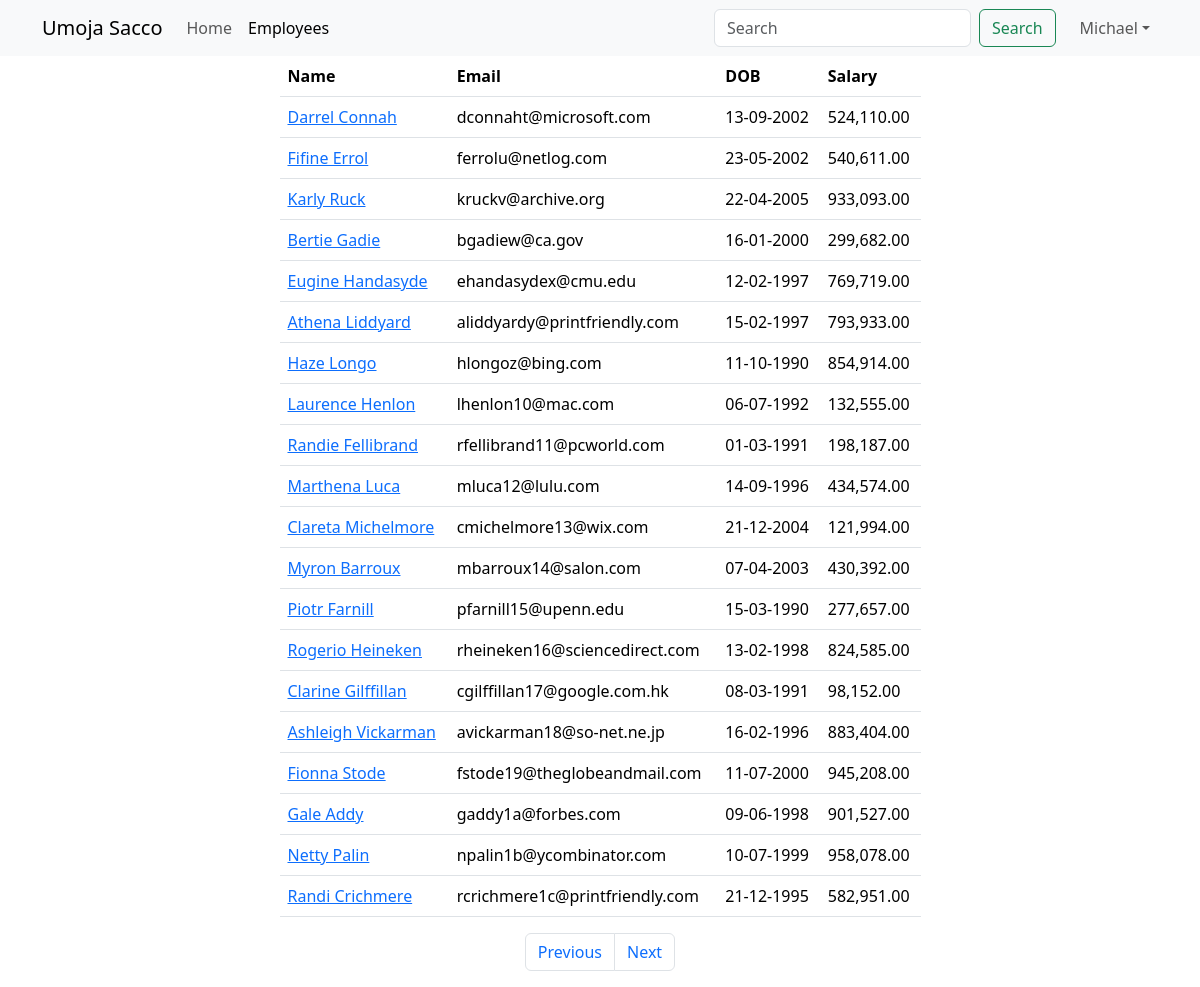
Page /employees?page=2 (signed in) on the committed database.
### main_app/models.py (models this page shows, shortened)
class Employee(models.Model):
    name = models.CharField(max_length=40)
    email = models.EmailField(unique=True)
    dob = models.DateField(null=True)
    salary = models.DecimalField(max_digits=10, decimal_places=2)
    disabled = models.BooleanField(default=False)
    profile = models.ImageField(upload_to=unique_img_name, null=True, default="employees/employee_icon.png")
    created_at = models.DateTimeField(auto_now_add=True, null=True)
    updated_at = models.DateTimeField(auto_now=True, null=True)

### main_app/views.py (the view)
# urls.py: path('employees', views.all_employees, name="all"),
@login_required
@permission_required('main_app.view_employee')
def all_employees(request):
    employees = Employee.objects.all()
    paginator = Paginator(employees, 20)
    page_number = request.GET.get("page")
    data = paginator.get_page(page_number)
    return render(request, "all_employees.html", {"employees": data})

### templates/all_employees.html (shortened to what this page needs)
{% extends 'base_template.html' %}
{% load humanize %}
{% block content %}
    {% include 'navbar.html' %}
    <div class="container">
        <div class="row justify-content-center">
            <div class="col-sm-7">
                <table class="table">
                    <thead>
                    <tr>
                        <th>Name</th>
                        <th>Email</th>
                        <th>DOB</th>
                        <th>Salary</th>
                    </tr>
                    </thead>
                    <tbody>
                    {% for employee in employees %}
                        <tr>
                            <td>
                                <a href="/employees/{{ employee.id }}">{{ employee.name | title }}</a>
                            </td>
                            <td>{{ employee.email }}</td>
                            <td>{{ employee.dob | date:'d-m-Y' }}</td>
                            <td>{{ employee.salary | intcomma }}</td>
                        </tr>
                    {% endfor %}
                    </tbody>
                </table>
                <nav aria-label="Page navigation example">
                    <ul class="pagination justify-content-center">
                        {% if employees.has_previous %}
                            <li class="page-item">
                                <a class="page-link" href='?page={{ employees.previous_page_number }}'>Previous</a>
                            </li>
                        {% else %}
                            <li class="page-item disabled">
                                <a class="page-link" href='' tabindex="-1" aria-disabled="True">Previous</a>
                            </li>
                        {% endif %}
                        {% if employees.has_next %}
                            <li class="page-item">
                                <a class="page-link" href='?page={{ employees.next_page_number }}'>Next</a>
                            </li>
                        {% else %}
                            <li class="page-item disabled">
                                <a class="page-link" href='' tabindex="-1" aria-disabled="True">Next</a>
                            </li>
                        {% endif %}
                    </ul>
                </nav>
            </div>
        </div>
    </div>
{% endblock %}

### templates/navbar.html (shortened to what this page needs)
<nav class="navbar sticky-top navbar-expand-lg bg-light">
    <div class="container">
        <a class="navbar-brand" href="{% url 'home' %}">Umoja Sacco</a>
        <div class="collapse navbar-collapse" id="navbarTogglerDemo02">
            <ul class="navbar-nav me-auto mb-2 mb-lg-0">
                <li class="nav-item">
                    <a class="nav-link {% if "/" == request.path %}active{% endif %}" aria-current="page"
                       href="{% url 'home' %}">Home</a>
                </li>
                <li class="nav-item">
                    <a class="nav-link {% if "/employees" == request.path %}active{% endif %}" href="{% url 'all' %}">Employees</a>
                </li>
            </ul>
            <form class="d-flex" role="search" method="get" action="{% url 'search' %}">
                <input class="form-control me-2" name="search_word" type="search" placeholder="Search"
                       aria-label="Search">
                <button class="btn btn-outline-success" type="submit">Search</button>
            </form>
            <ul class="navbar-nav ms-3 mb-2 mb-lg-0">
                <li class="nav-item dropdown">
                    <a class="nav-link dropdown-toggle" href="#" role="button" data-bs-toggle="dropdown">{{ user.first_name }}</a>
                </li>
            </ul>
        </div>
    </div>
</nav>

### rows in the picture
Employee: name "Darrel Connah", email "dconnaht@microsoft.com", dob "13-09-2002", salary "524,110.00"
Employee: name "Fifine Errol", email "ferrolu@netlog.com", dob "23-05-2002", salary "540,611.00"
Employee: name "Karly Ruck", email "kruckv@archive.org", dob "22-04-2005", salary "933,093.00"
Employee: name "Bertie Gadie", email "bgadiew@ca.gov", dob "16-01-2000", salary "299,682.00"
Employee: name "Eugine Handasyde", email "ehandasydex@cmu.edu", dob "12-02-1997", salary "769,719.00"
Employee: name "Athena Liddyard", email "aliddyardy@printfriendly.com", dob "15-02-1997", salary "793,933.00"
Employee: name "Haze Longo", email "hlongoz@bing.com", dob "11-10-1990", salary "854,914.00"
Employee: name "Laurence Henlon", email "lhenlon10@mac.com", dob "06-07-1992", salary "132,555.00"
Employee: name "Randie Fellibrand", email "rfellibrand11@pcworld.com", dob "01-03-1991", salary "198,187.00"
Employee: name "Marthena Luca", email "mluca12@lulu.com", dob "14-09-1996", salary "434,574.00"
Employee: name "Clareta Michelmore", email "cmichelmore13@wix.com", dob "21-12-2004", salary "121,994.00"
Employee: name "Myron Barroux", email "mbarroux14@salon.com", dob "07-04-2003", salary "430,392.00"
Employee: name "Piotr Farnill", email "pfarnill15@upenn.edu", dob "15-03-1990", salary "277,657.00"
Employee: name "Rogerio Heineken", email "rheineken16@sciencedirect.com", dob "13-02-1998", salary "824,585.00"
Employee: name "Clarine Gilffillan", email "cgilffillan17@google.com.hk", dob "08-03-1991", salary "98,152.00"
Employee: name "Ashleigh Vickarman", email "avickarman18@so-net.ne.jp", dob "16-02-1996", salary "883,404.00"
Employee: name "Fionna Stode", email "fstode19@theglobeandmail.com", dob "11-07-2000", salary "945,208.00"
Employee: name "Gale Addy", email "gaddy1a@forbes.com", dob "09-06-1998", salary "901,527.00"
Employee: name "Netty Palin", email "npalin1b@ycombinator.com", dob "10-07-1999", salary "958,078.00"
Employee: name "Randi Crichmere", email "rcrichmere1c@printfriendly.com", dob "21-12-1995", salary "582,951.00"

### other values in the picture
{{ user.first_name }} "Michael"
